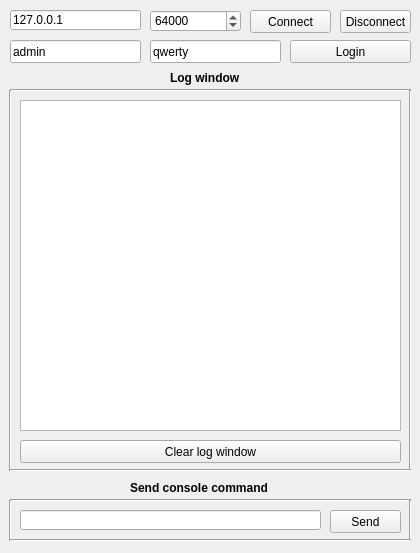
<?xml version="1.0" encoding="UTF-8"?>
<ui version="4.0">
 <class>MainWindow</class>
 <widget class="QMainWindow" name="MainWindow">
  <property name="geometry">
   <rect>
    <x>0</x>
    <y>0</y>
    <width>420</width>
    <height>553</height>
   </rect>
  </property>
  <property name="windowTitle">
   <string>FireNET administration panel</string>
  </property>
  <widget class="QWidget" name="centralWidget">
   <widget class="QPushButton" name="connectBtn">
    <property name="geometry">
     <rect>
      <x>250</x>
      <y>10</y>
      <width>81</width>
      <height>23</height>
     </rect>
    </property>
    <property name="text">
     <string>Connect</string>
    </property>
   </widget>
   <widget class="QSpinBox" name="port">
    <property name="geometry">
     <rect>
      <x>150</x>
      <y>10</y>
      <width>91</width>
      <height>22</height>
     </rect>
    </property>
    <property name="maximum">
     <number>99999</number>
    </property>
    <property name="value">
     <number>64000</number>
    </property>
   </widget>
   <widget class="QLineEdit" name="loginTxt">
    <property name="geometry">
     <rect>
      <x>10</x>
      <y>40</y>
      <width>131</width>
      <height>23</height>
     </rect>
    </property>
    <property name="text">
     <string>admin</string>
    </property>
   </widget>
   <widget class="QLineEdit" name="passwordTxt">
    <property name="geometry">
     <rect>
      <x>150</x>
      <y>40</y>
      <width>131</width>
      <height>23</height>
     </rect>
    </property>
    <property name="text">
     <string>qwerty</string>
    </property>
   </widget>
   <widget class="QPushButton" name="loginBtn">
    <property name="geometry">
     <rect>
      <x>290</x>
      <y>40</y>
      <width>121</width>
      <height>23</height>
     </rect>
    </property>
    <property name="text">
     <string>Login</string>
    </property>
   </widget>
   <widget class="QListWidget" name="logWindow">
    <property name="geometry">
     <rect>
      <x>20</x>
      <y>100</y>
      <width>381</width>
      <height>331</height>
     </rect>
    </property>
   </widget>
   <widget class="QPushButton" name="clearBtn">
    <property name="geometry">
     <rect>
      <x>20</x>
      <y>440</y>
      <width>381</width>
      <height>23</height>
     </rect>
    </property>
    <property name="text">
     <string>Clear log window</string>
    </property>
   </widget>
   <widget class="QLineEdit" name="lineEdit">
    <property name="geometry">
     <rect>
      <x>10</x>
      <y>10</y>
      <width>131</width>
      <height>20</height>
     </rect>
    </property>
    <property name="text">
     <string>127.0.0.1</string>
    </property>
   </widget>
   <widget class="QPushButton" name="disconnectBtn">
    <property name="geometry">
     <rect>
      <x>340</x>
      <y>10</y>
      <width>71</width>
      <height>23</height>
     </rect>
    </property>
    <property name="text">
     <string>Disconnect</string>
    </property>
   </widget>
   <widget class="QLineEdit" name="consoleTxt">
    <property name="geometry">
     <rect>
      <x>20</x>
      <y>510</y>
      <width>301</width>
      <height>20</height>
     </rect>
    </property>
   </widget>
   <widget class="QPushButton" name="sendCommandBtn">
    <property name="geometry">
     <rect>
      <x>330</x>
      <y>510</y>
      <width>71</width>
      <height>23</height>
     </rect>
    </property>
    <property name="text">
     <string>Send</string>
    </property>
   </widget>
   <widget class="Line" name="line">
    <property name="geometry">
     <rect>
      <x>10</x>
      <y>490</y>
      <width>401</width>
      <height>20</height>
     </rect>
    </property>
    <property name="orientation">
     <enum>Qt::Horizontal</enum>
    </property>
   </widget>
   <widget class="QLabel" name="label">
    <property name="geometry">
     <rect>
      <x>130</x>
      <y>480</y>
      <width>141</width>
      <height>16</height>
     </rect>
    </property>
    <property name="font">
     <font>
      <weight>75</weight>
      <bold>true</bold>
     </font>
    </property>
    <property name="text">
     <string>Send console command</string>
    </property>
   </widget>
   <widget class="Line" name="line_2">
    <property name="geometry">
     <rect>
      <x>400</x>
      <y>500</y>
      <width>20</width>
      <height>41</height>
     </rect>
    </property>
    <property name="orientation">
     <enum>Qt::Vertical</enum>
    </property>
   </widget>
   <widget class="Line" name="line_3">
    <property name="geometry">
     <rect>
      <x>0</x>
      <y>500</y>
      <width>20</width>
      <height>41</height>
     </rect>
    </property>
    <property name="orientation">
     <enum>Qt::Vertical</enum>
    </property>
   </widget>
   <widget class="Line" name="line_4">
    <property name="geometry">
     <rect>
      <x>10</x>
      <y>530</y>
      <width>401</width>
      <height>20</height>
     </rect>
    </property>
    <property name="orientation">
     <enum>Qt::Horizontal</enum>
    </property>
   </widget>
   <widget class="QLabel" name="label_2">
    <property name="geometry">
     <rect>
      <x>170</x>
      <y>70</y>
      <width>71</width>
      <height>16</height>
     </rect>
    </property>
    <property name="font">
     <font>
      <weight>75</weight>
      <bold>true</bold>
     </font>
    </property>
    <property name="text">
     <string>Log window</string>
    </property>
   </widget>
   <widget class="Line" name="line_5">
    <property name="geometry">
     <rect>
      <x>10</x>
      <y>80</y>
      <width>401</width>
      <height>20</height>
     </rect>
    </property>
    <property name="orientation">
     <enum>Qt::Horizontal</enum>
    </property>
   </widget>
   <widget class="Line" name="line_6">
    <property name="geometry">
     <rect>
      <x>0</x>
      <y>90</y>
      <width>20</width>
      <height>381</height>
     </rect>
    </property>
    <property name="orientation">
     <enum>Qt::Vertical</enum>
    </property>
   </widget>
   <widget class="Line" name="line_7">
    <property name="geometry">
     <rect>
      <x>400</x>
      <y>90</y>
      <width>20</width>
      <height>381</height>
     </rect>
    </property>
    <property name="orientation">
     <enum>Qt::Vertical</enum>
    </property>
   </widget>
   <widget class="Line" name="line_8">
    <property name="geometry">
     <rect>
      <x>10</x>
      <y>460</y>
      <width>401</width>
      <height>20</height>
     </rect>
    </property>
    <property name="orientation">
     <enum>Qt::Horizontal</enum>
    </property>
   </widget>
  </widget>
 </widget>
 <layoutdefault spacing="6" margin="9"/>
 <resources/>
 <connections/>
</ui>
